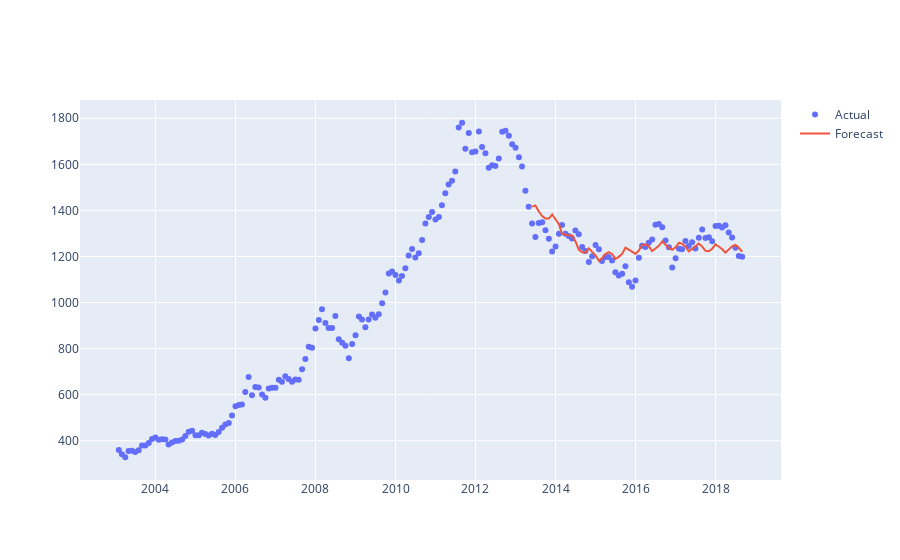

Notebook source saved alongside this figure:
### Code cell
import plotly.graph_objects as go

fig = go.Figure([go.Scatter(name='Actual', x=df['Date'], y=df['Price'], mode='markers')])

fig.add_trace(go.Scatter(name='Forecast', x=df_forecast_arima['Date'], y=df_forecast_arima['Price']))
fig.show()
